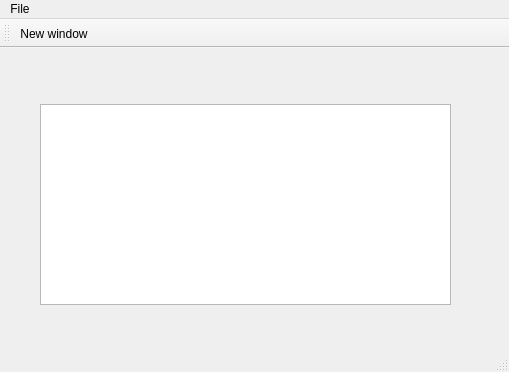
<?xml version="1.0" encoding="UTF-8"?>
<ui version="4.0">
 <class>MainWindow</class>
 <widget class="QMainWindow" name="MainWindow">
  <property name="geometry">
   <rect>
    <x>0</x>
    <y>0</y>
    <width>509</width>
    <height>372</height>
   </rect>
  </property>
  <property name="windowTitle">
   <string>MainWindow</string>
  </property>
  <widget class="QWidget" name="centralwidget">
   <widget class="QPlainTextEdit" name="plainTextEdit">
    <property name="geometry">
     <rect>
      <x>40</x>
      <y>56</y>
      <width>411</width>
      <height>201</height>
     </rect>
    </property>
   </widget>
  </widget>
  <widget class="QMenuBar" name="menubar">
   <property name="geometry">
    <rect>
     <x>0</x>
     <y>0</y>
     <width>509</width>
     <height>26</height>
    </rect>
   </property>
   <widget class="QMenu" name="menuFile">
    <property name="title">
     <string>File</string>
    </property>
    <addaction name="actionNew_window"/>
   </widget>
   <addaction name="menuFile"/>
  </widget>
  <widget class="QStatusBar" name="statusbar"/>
  <widget class="QToolBar" name="toolBar">
   <property name="windowTitle">
    <string>toolBar</string>
   </property>
   <attribute name="toolBarArea">
    <enum>TopToolBarArea</enum>
   </attribute>
   <attribute name="toolBarBreak">
    <bool>false</bool>
   </attribute>
   <addaction name="actionNew_window"/>
  </widget>
  <action name="actionNew_window">
   <property name="text">
    <string>New window</string>
   </property>
  </action>
 </widget>
 <resources/>
 <connections/>
</ui>
